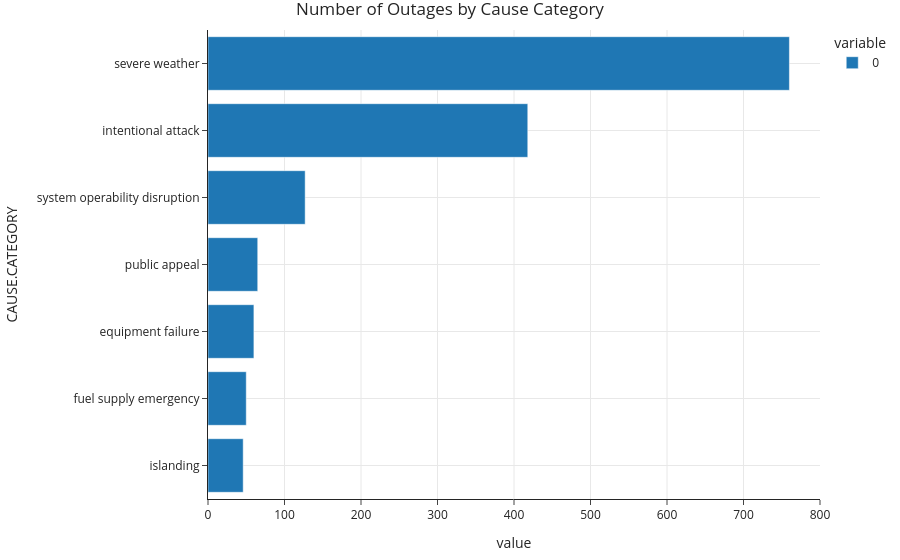
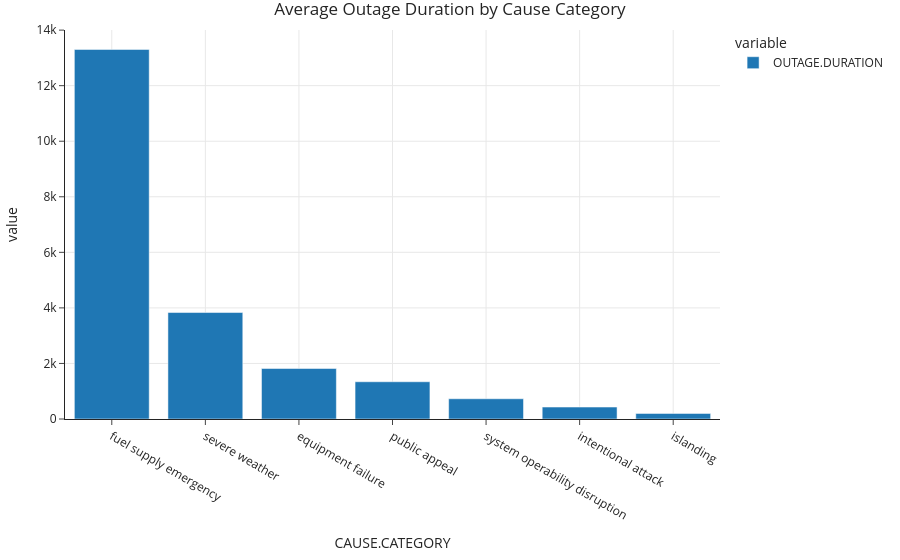

The notebook cell saved with these charts, in order:
### Code cell
# Cause Analysis
by_cause = df_cleaned.groupby('CAUSE.CATEGORY', observed=True).size().sort_values(ascending=True)
by_cause.plot(kind='barh', title='Number of Outages by Cause Category').show()

# Average Outage Duration by Cause Category
avg_duration_by_cause = df_cleaned.groupby('CAUSE.CATEGORY', observed=True)['OUTAGE.DURATION'].mean().sort_values(ascending=False)
avg_duration_by_cause.plot(kind='bar', title='Average Outage Duration by Cause Category').show()

### Figure 1 — Plotly figure (JSON) as saved in the notebook; plotly's stock layout.template omitted (floating-point values rounded to 4 significant figures)
{"data": [{"alignmentgroup": "True", "hovertemplate": "variable=0<br>value=%{x}<br>CAUSE.CATEGORY=%{y}<extra></extra>", "legendgroup": "0", "marker": {"color": "#1F77B4", "pattern": {"shape": ""}}, "name": "0", "offsetgroup": "0", "orientation": "h", "showlegend": true, "textposition": "auto", "type": "bar", "x": [46, 50, 60, 65, 127, 418, 760], "xaxis": "x", "y": ["islanding", "fuel supply emergency", "equipment failure", "public appeal", "system operability disruption", "intentional attack", "severe weather"], "yaxis": "y"}], "layout": {"barmode": "relative", "legend": {"title": {"text": "variable"}, "tracegroupgap": 0}, "title": {"text": "Number of Outages by Cause Category"}, "xaxis": {"anchor": "y", "domain": [0, 1], "title": {"text": "value"}}, "yaxis": {"anchor": "x", "domain": [0, 1], "title": {"text": "CAUSE.CATEGORY"}}}}

### Figure 2 — Plotly figure (JSON) as saved in the notebook; plotly's stock layout.template omitted (floating-point values rounded to 4 significant figures)
{"data": [{"alignmentgroup": "True", "hovertemplate": "variable=OUTAGE.DURATION<br>CAUSE.CATEGORY=%{x}<br>value=%{y}<extra></extra>", "legendgroup": "OUTAGE.DURATION", "marker": {"color": "#1F77B4", "pattern": {"shape": ""}}, "name": "OUTAGE.DURATION", "offsetgroup": "OUTAGE.DURATION", "orientation": "v", "showlegend": true, "textposition": "auto", "type": "bar", "x": ["fuel supply emergency", "severe weather", "equipment failure", "public appeal", "system operability disruption", "intentional attack", "islanding"], "xaxis": "x", "y": [13300.0, 3833.0, 1817.0, 1341.0, 728.9, 430.0, 200.5], "yaxis": "y"}], "layout": {"barmode": "relative", "legend": {"title": {"text": "variable"}, "tracegroupgap": 0}, "title": {"text": "Average Outage Duration by Cause Category"}, "xaxis": {"anchor": "y", "domain": [0, 1], "title": {"text": "CAUSE.CATEGORY"}}, "yaxis": {"anchor": "x", "domain": [0, 1], "title": {"text": "value"}}}}
